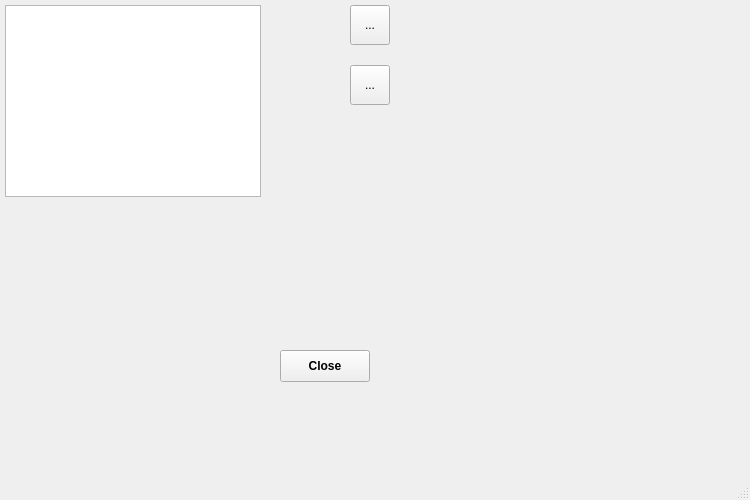
<?xml version="1.0" encoding="UTF-8"?>
<ui version="4.0">
 <class>DataBrowserDialog</class>
 <widget class="QDialog" name="DataBrowserDialog">
  <property name="windowModality">
   <enum>Qt::ApplicationModal</enum>
  </property>
  <property name="geometry">
   <rect>
    <x>0</x>
    <y>0</y>
    <width>750</width>
    <height>500</height>
   </rect>
  </property>
  <property name="sizePolicy">
   <sizepolicy hsizetype="Preferred" vsizetype="Preferred">
    <horstretch>0</horstretch>
    <verstretch>0</verstretch>
   </sizepolicy>
  </property>
  <property name="minimumSize">
   <size>
    <width>750</width>
    <height>500</height>
   </size>
  </property>
  <property name="maximumSize">
   <size>
    <width>900</width>
    <height>16777214</height>
   </size>
  </property>
  <property name="baseSize">
   <size>
    <width>700</width>
    <height>550</height>
   </size>
  </property>
  <property name="windowTitle">
   <string>Quote Browser</string>
  </property>
  <property name="windowIcon">
   <iconset resource="../resources/ChartGeany.qrc">
    <normaloff>:/png/images/icons/PNG/File_Table.png</normaloff>:/png/images/icons/PNG/File_Table.png</iconset>
  </property>
  <property name="autoFillBackground">
   <bool>false</bool>
  </property>
  <property name="sizeGripEnabled">
   <bool>true</bool>
  </property>
  <property name="modal">
   <bool>true</bool>
  </property>
  <widget class="QTableWidget" name="tableWidget">
   <property name="geometry">
    <rect>
     <x>5</x>
     <y>5</y>
     <width>256</width>
     <height>192</height>
    </rect>
   </property>
   <property name="font">
    <font>
     <pointsize>9</pointsize>
     <weight>75</weight>
     <bold>true</bold>
    </font>
   </property>
   <property name="focusPolicy">
    <enum>Qt::ClickFocus</enum>
   </property>
   <property name="editTriggers">
    <set>QAbstractItemView::NoEditTriggers</set>
   </property>
   <property name="selectionBehavior">
    <enum>QAbstractItemView::SelectRows</enum>
   </property>
   <property name="sortingEnabled">
    <bool>true</bool>
   </property>
   <attribute name="verticalHeaderVisible">
    <bool>true</bool>
   </attribute>
   <attribute name="verticalHeaderHighlightSections">
    <bool>false</bool>
   </attribute>
  </widget>
  <widget class="QPushButton" name="closeButton">
   <property name="geometry">
    <rect>
     <x>280</x>
     <y>350</y>
     <width>90</width>
     <height>32</height>
    </rect>
   </property>
   <property name="font">
    <font>
     <pointsize>9</pointsize>
     <weight>75</weight>
     <bold>true</bold>
    </font>
   </property>
   <property name="focusPolicy">
    <enum>Qt::NoFocus</enum>
   </property>
   <property name="text">
    <string>Close</string>
   </property>
   <property name="autoDefault">
    <bool>false</bool>
   </property>
  </widget>
  <widget class="QToolButton" name="downToolButton">
   <property name="geometry">
    <rect>
     <x>350</x>
     <y>65</y>
     <width>40</width>
     <height>40</height>
    </rect>
   </property>
   <property name="focusPolicy">
    <enum>Qt::NoFocus</enum>
   </property>
   <property name="toolTip">
    <string>Scroll Down</string>
   </property>
   <property name="text">
    <string>...</string>
   </property>
   <property name="icon">
    <iconset resource="../resources/ChartGeany.qrc">
     <normaloff>:/png/images/icons/PNG/Button_Down.png</normaloff>:/png/images/icons/PNG/Button_Down.png</iconset>
   </property>
   <property name="iconSize">
    <size>
     <width>32</width>
     <height>32</height>
    </size>
   </property>
  </widget>
  <widget class="QToolButton" name="upToolButton">
   <property name="geometry">
    <rect>
     <x>350</x>
     <y>5</y>
     <width>40</width>
     <height>40</height>
    </rect>
   </property>
   <property name="focusPolicy">
    <enum>Qt::NoFocus</enum>
   </property>
   <property name="toolTip">
    <string>Scroll Up</string>
   </property>
   <property name="text">
    <string>...</string>
   </property>
   <property name="icon">
    <iconset resource="../resources/ChartGeany.qrc">
     <normaloff>:/png/images/icons/PNG/Button_Up.png</normaloff>:/png/images/icons/PNG/Button_Up.png</iconset>
   </property>
   <property name="iconSize">
    <size>
     <width>32</width>
     <height>32</height>
    </size>
   </property>
  </widget>
 </widget>
 <resources>
  <include location="../resources/ChartGeany.qrc"/>
 </resources>
 <connections/>
</ui>
